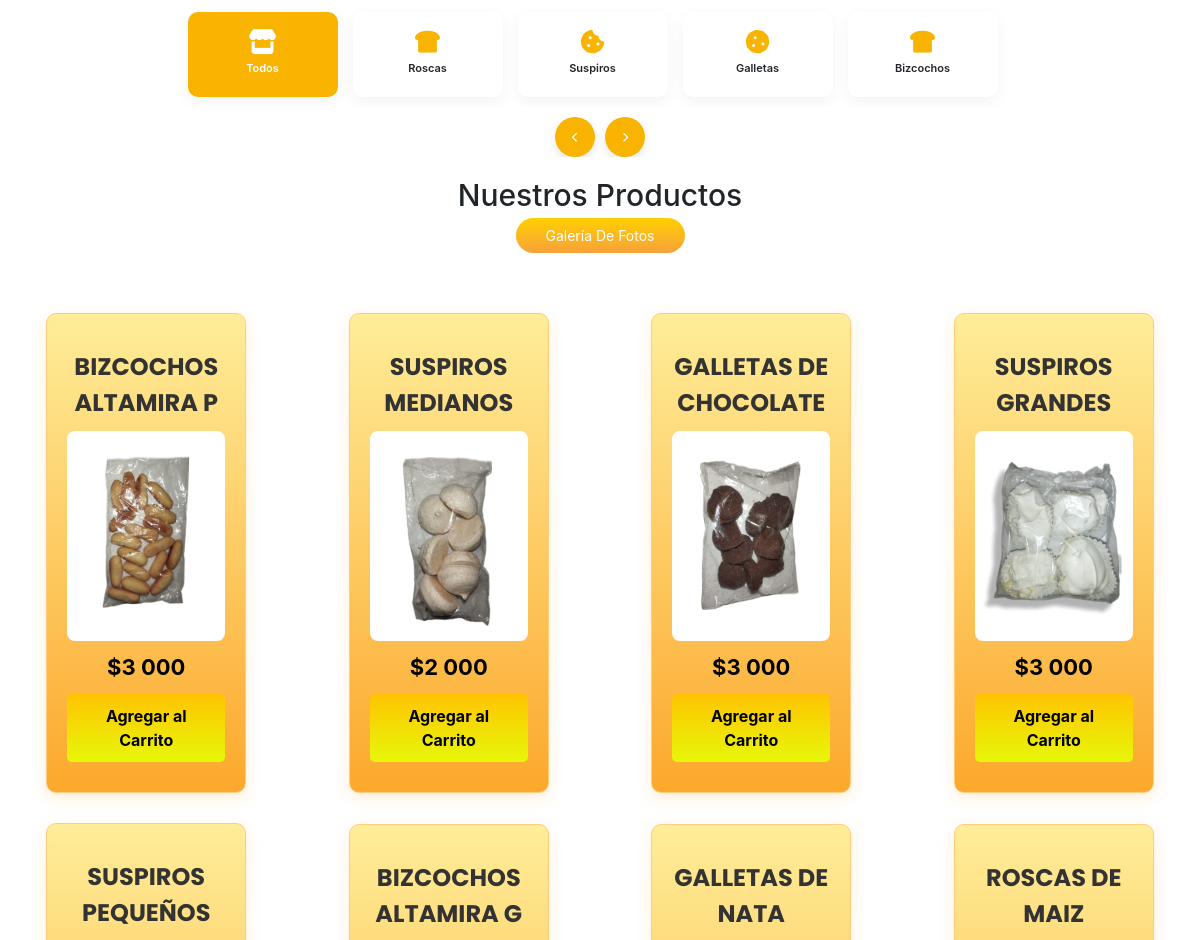
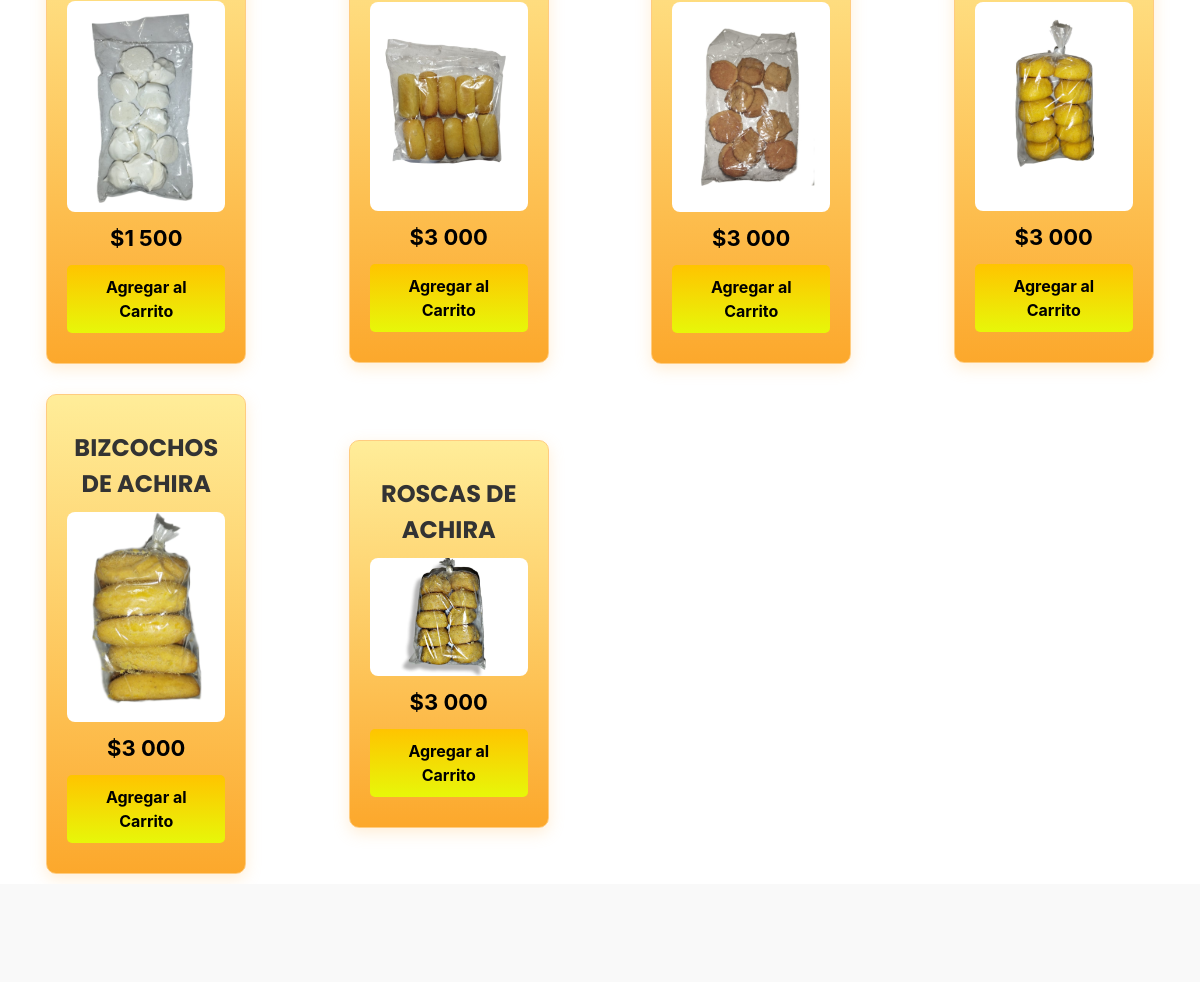
Before: / (middle part) with the older database file (2 pictures, top to bottom).
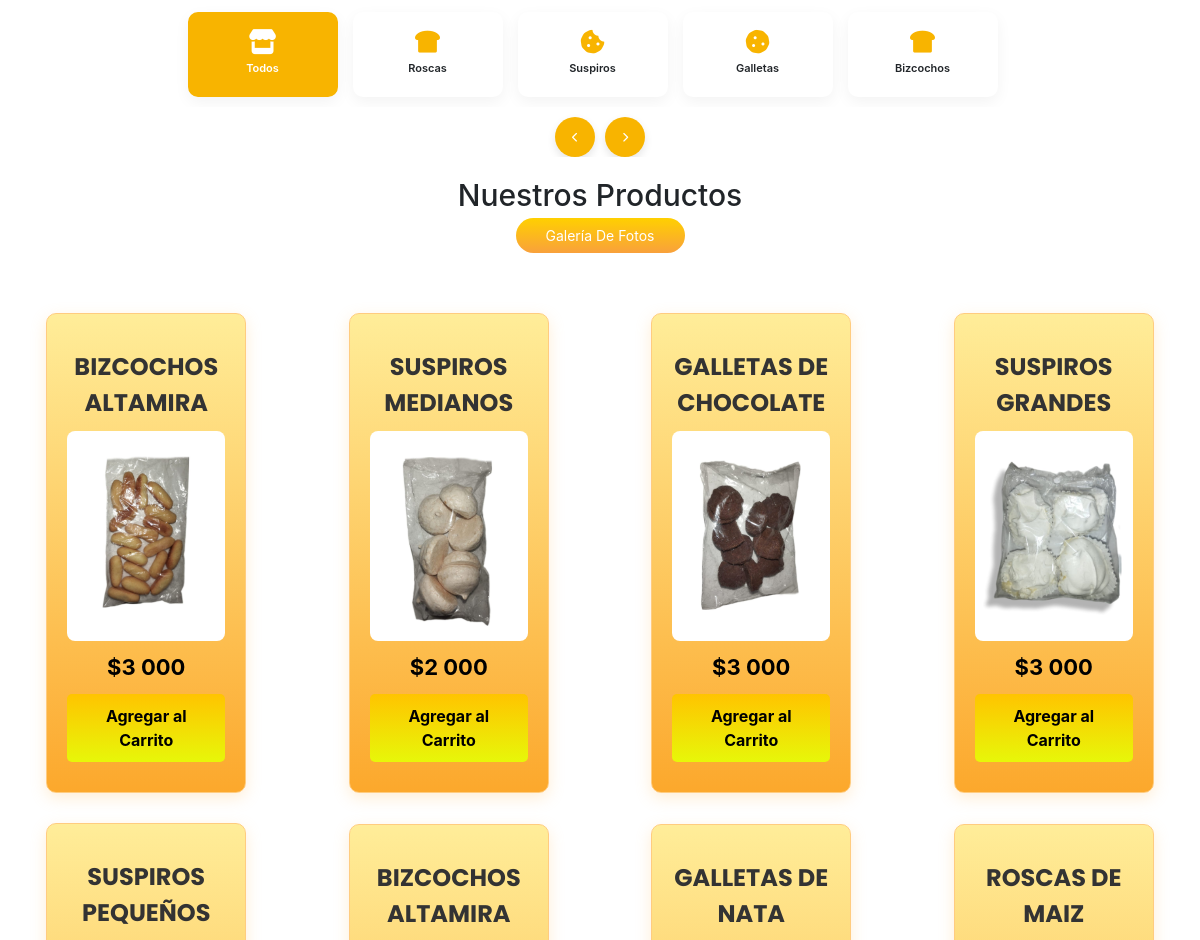
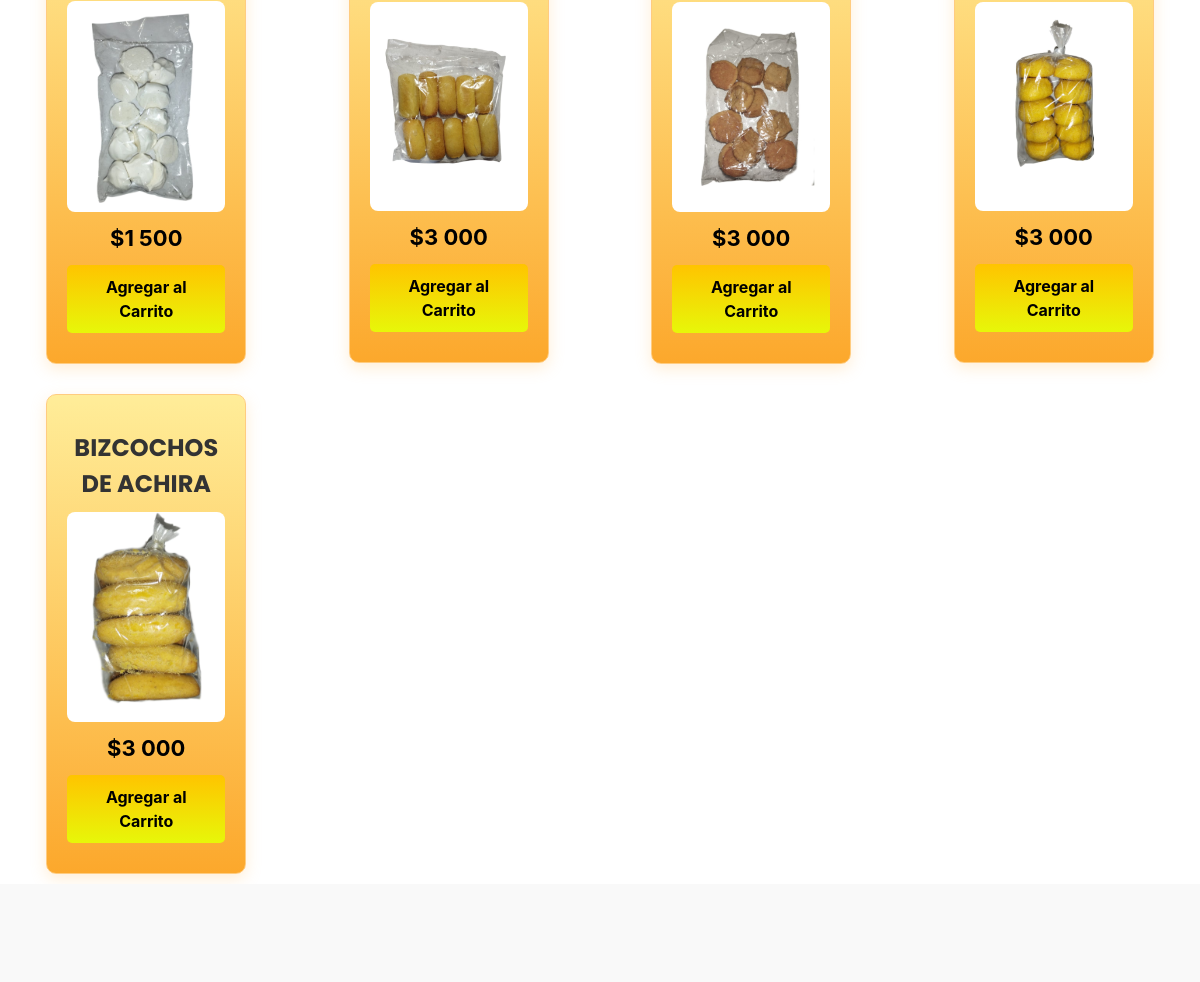
After: the same page with the newer database file (2 pictures, top to bottom).
### web/models.py (models this page shows, shortened)
class Producto(models.Model):
    CATEGORIAS = [
        ('roscas', 'Roscas'),
        ('suspiros', 'Suspiros'),
        ('galletas', 'Galletas'),
        ('bizcochos', 'Bizcochos'),
    ]
    nombre = models.CharField(max_length=100)
    imagen = models.ImageField(upload_to='productos/')
    precio = models.DecimalField(max_digits=10, decimal_places=2)
    descripcion = models.TextField(blank=True, null=True)
    stock = models.IntegerField(default=0)
    categoria = models.CharField(max_length=50, choices=CATEGORIAS, default='roscas')

### web/views.py (the view)
# urls.py: 2. Add a URL to urlpatterns:  path('', views.home, name='home')
def home(request):
    productos = Producto.objects.all()
    return render(request, 'home.html', {'productos': productos})

### web/templates/home.html (shortened to what this page needs)
{% extends "base.html" %}
{% load static %}
{% load humanize %}
{% block content %}
    <link rel="stylesheet" href="{% static 'estilos.css' %}">
    <link rel="stylesheet" href="https://maxcdn.bootstrapcdn.com/bootstrap/4.5.2/css/bootstrap.min.css">
        <section class="container top-categories" id="Servicio">
            <div class="categories-container">
                <div class="categories-slider" id="categoriesSlider">
                    <div class="category-item active" data-category="todos">
                        <i class="fas fa-store category-icon"></i>
                        <h5 class="category-title">Todos</h5>
                    </div>
                    <div class="category-item" data-category="roscas">
                        <i class="fas fa-bread-slice category-icon"></i>
                        <h5 class="category-title">Roscas</h5>
                    </div>
                    <div class="category-item" data-category="suspiros">
                        <i class="fas fa-cookie-bite category-icon"></i>
                        <h5 class="category-title">Suspiros</h5>
                    </div>
                    <div class="category-item" data-category="galletas">
                        <i class="fas fa-cookie category-icon"></i>
                        <h5 class="category-title">Galletas</h5>
                    </div>
                    <div class="category-item" data-category="bizcochos">
                        <i class="fas fa-bread-slice category-icon"></i>
                        <h5 class="category-title">Bizcochos</h5>
                    </div>
                </div>
                <div class="slider-controls">
                    <div class="slider-arrow" id="prevBtn">
                        <i class="fas fa-chevron-left"></i>
                    </div>
                    <div class="slider-arrow" id="nextBtn">
                        <i class="fas fa-chevron-right"></i>
                    </div>
                </div>
            </div>
        </section>
                <section class="container-top-products">
                    <h1 class="heading-1">Nuestros Productos</h1>
                    <div class="container-options">
                        <span class="active">Galería de fotos</span>
                    </div>
                    {% load humanize %}
                    {% load humanize %}
       <section class="contenedor" id="Galeria">
            <div class="contenedor-items">
             {% for producto in productos %}
             <div class="item" data-categoria="{{ producto.categoria|lower }}">
            <span class="titulo-item">{{ producto.nombre }}</span>
            <img src="{{ producto.imagen.url }}" alt="{{ producto.nombre }}" class="img-item">
            <span class="precio-item">${{ producto.precio|floatformat:0|intcomma }}</span>
            <button class="boton-item agregar-carrito">Agregar al Carrito</button>
            </div>
            {% empty %}
           <p>No hay productos disponibles en este momento.</p>
           {% endfor %}
    </div>
                    </section>
            <section class="about-us" id="Quienes">
            </section>
{% endblock %}

### web/templates/base.html (shortened to what this page needs)
<!DOCTYPE html>
<html lang="es">
<head>
    {% load static %}
    <link rel="stylesheet" href="{% static 'estilos.css' %}">
    <link rel="stylesheet" href="https://cdnjs.cloudflare.com/ajax/libs/font-awesome/6.0.0-beta3/css/all.min.css">
</head>
<body>
    <main>
        {% block content %}
        {% endblock %}
    </main>
</body>
</html>

### web/static/estilos.css (style rules this page uses)
:root { --primary-color: #f7a24d; --background-color: #ffffff; --dark-color: #151515; }
html { font-size: 62.5%; font-family: 'Poppins', sans-serif; overflow-x: hidden; }
* { margin: 0; padding: 0; box-sizing: border-box; }
.container { max-width: 120rem; margin: 0 auto; }
.heading-1 { text-align: center; font-weight: 500; font-size: 3rem; }
.categories-container { position: relative; margin: 2rem 0; overflow: hidden; }
.categories-slider { display: flex; justify-content: center; overflow-x: auto; scroll-behavior: smooth; -webkit-overflow-scrolling: touch; scrollbar-width: none; padding: 1rem 0; }
.category-item { min-width: 150px; margin-right: 15px; border-radius: 10px; display: flex; flex-direction: column; align-items: center; justify-content: center; background-color: #fff; box-shadow: 0 5px 15px rgba(0,0,0,0.05); cursor: pointer; transition: all 0.3s ease; padding: 1.5rem; border: 2px solid transparent; flex-shrink: 0; }
.category-item.active { border-color: #f8b400; background-color: #f8b400; color: white; }
.category-item.active .category-icon { color: white; }
.category-icon { font-size: 2.5rem; margin-bottom: 0.8rem; color: #f8b400; transition: all 0.3s ease; }
.category-title { font-size: 1.1rem; font-weight: 600; text-align: center; transition: all 0.3s ease; }
.slider-controls { display: flex; justify-content: center; margin-top: 1rem; }
.slider-arrow { background-color: #f8b400; color: white; width: 40px; height: 40px; border-radius: 50%; display: flex; align-items: center; justify-content: center; margin: 0 0.5rem; cursor: pointer; box-shadow: 0 4px 8px rgba(0,0,0,0.1); transition: all 0.3s ease; }
.slide-in { animation: slideIn 0.5s forwards; }
.container-options { display: flex; justify-content: center; gap: 2rem; margin-bottom: 2rem; }
.container-options span { color: #777; background-color: #fff; padding: 0.7rem 3rem; font-size: 1.4rem; text-transform: capitalize; border-radius: 2rem; cursor: pointer; background-image: linear-gradient(#ffd000, #ff9d003a); transition: all 0.3s ease; }
.container-options span.active { background-color: var(--primary-color); color: #fff; }
.contenedor { max-width: 1200px; padding: 10px; margin: auto; display: flex; justify-content: space-between; contain: paint; }
.contenedor .contenedor-items { margin-top: 30px; display: grid; grid-template-columns: repeat(auto-fit, minmax(220px, 1fr)); grid-gap: 30px; grid-row-gap: 30px; width: 100%; transition: 0.3s; }
.contenedor .contenedor-items .item { max-width: 200px; margin: auto; border: 1px solid #ffcc80; border-radius: 10px; padding: 20px; transition: 0.3s ease-in-out; background-image: linear-gradient(#ffed99, #fca82c); box-shadow: 0px 5px 15px rgba(255, 200, 120, 0.3); position: relative; overflow: hidden; }
.contenedor .contenedor-items .item .img-item { width: 100%; border-radius: 8px; transition: transform 0.3s ease; }
.contenedor .contenedor-items .item .titulo-item { display: block; font-weight: bold; text-align: center; text-transform: uppercase; font-size: 24px; color: #333; margin: 15px 0 10px; font-family: 'Poppins', sans-serif; }
.contenedor .contenedor-items .item .precio-item { display: block; text-align: center; font-weight: bold; font-size: 22px; color: #000; transition: color 0.3s ease; margin: 10px 0; }
.contenedor .contenedor-items .item .boton-item { display: block; margin: 10px auto; border: none; background-image: linear-gradient(#ffc400, #e7f709); color: #000000; padding: 10px 20px; border-radius: 5px; cursor: pointer; transition: all 0.3s ease; font-size: 16px; font-weight: bold; position: relative; z-index: 2; transform: translateY(0); }
.boton-item { padding: 10px 20px; background-color: #ff7b00; border: none; color: white; font-size: 16px; border-radius: 5px; cursor: pointer; }
.about-us { padding: 100px 20px; background-color: #f9f9f9; overflow: hidden; }

Changed rows visible on the page:
removed Producto: nombre "ROSCAS DE ACHIRA", imagen (picture), precio "3 000"
changed Producto (number 1 of 9 on the later page): nombre "BIZCOCHOS ALTAMIRA P" → "BIZCOCHOS ALTAMIRA"
changed Producto (number 6 of 9 on the later page): nombre "BIZCOCHOS ALTAMIRA G" → "BIZCOCHOS ALTAMIRA"
